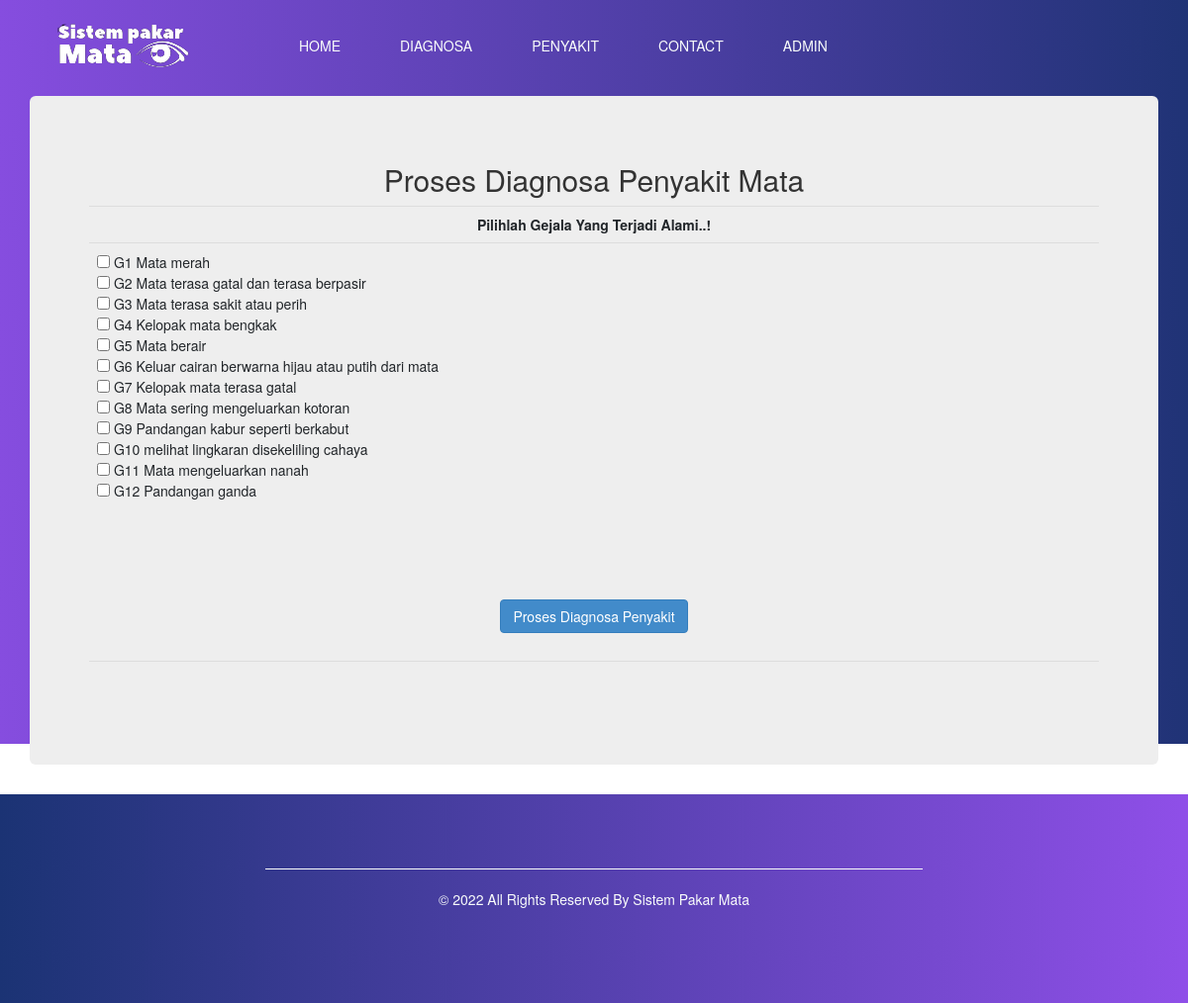
/konsultasifm.php, run on the app's committed database.
### tables this page shows
CREATE TABLE `tb_gejala` (
  `id` int(11) NOT NULL,
  `kdgejala` varchar(3) DEFAULT NULL,
  `gejala` text DEFAULT NULL
);

### konsultasifm.php (the view, shortened to what this page needs)
<?php include "include/header.php"; ?>
	<div class="container">
		<div class="jumbotron">
			<center>
				<h2>Proses Diagnosa Penyakit Mata</h2>
<?php include "admin/koneksi2.php"; ?>
<table class="table">
  <tr>
    <td><center><strong>Pilihlah Gejala Yang Terjadi Alami..!</strong></center></td>
  </tr>
  <tr>
    <td style="padding:;">
<form method="post" >
<?php
$sqli="SELECT * FROM tb_gejala ORDER BY id ASC ";
$result=$db->query($sqli);
while($row=$result->fetch_object()){
    echo "<input type='checkbox' name='evidence[]' value='{$row->id}'"
         .(isset($_POST['evidence'])?(in_array($row->id,$_POST['evidence'])?" checked":""):"")
        ."> {$row->kdgejala} {$row->gejala}<br>";
}
?><br><br><br><br><br>
<center><input type="submit" value="Proses Diagnosa Penyakit" class="btn btn-primary"></center><br>
</form>
?></td>
  </tr>
  <tr  >
    <td>&nbsp;</td>
  </tr>
</table>
			</center>
		</div>
	</div>
<?php include "include/footer.php"; ?>

### include/header.php (shortened to what this page needs)
<!DOCTYPE html>
<html>
    <head><meta charset="utf-8"/>
        <link
            rel="stylesheet"
            type="text/css"
            href="https://cdnjs.cloudflare.com/ajax/libs/OwlCarousel2/2.1.3/assets/owl.carousel.min.css"/>
        <link rel="stylesheet" type="text/css" href="css/bootstrap.css"/>
        <link href="css/style.css" rel="stylesheet"/>
        <link href="css/responsive.css" rel="stylesheet"/>
        <link rel="stylesheet" type="text/css" href="https://stackpath.bootstrapcdn.com/bootstrap/3.4.1/css/bootstrap.min.css">
        <link rel="stylesheet" type="text/css" href="assets/css/bootstrap.min.css">
    </head>
    <body>
        <div class="hero_area">
            <header class="header_section">
                <div class="container-fluid">
                    <div class="row">
                        <div class="col-lg-8">
                            <nav class="navbar navbar-expand-lg custom_nav-container ">
                                <a class="navbar-brand" href="index.php">
                                    <img src="images/logo.png">
                                </a>
                                <div class="collapse navbar-collapse" id="navbarSupportedContent">
                                    <div class="d-flex  flex-column flex-lg-row align-items-center" id="navbar">
                                        <ul class="navbar-nav">
                                            <li class="nav-item active">
                                                <a class="nav-link" href="index.php">Home
                                                    <span class="sr-only">(current)</span></a>
                                            </li>
                                            <li class="dropdown">
                                                <a class="nav-link" href="" class="dropdown-toggle" data-toggle="dropdown" role="button" aria-haspopup="true" aria-expanded="false">Diagnosa</a>
                                            </li>
                                            <li class="nav-item">
                                                <a class="nav-link" href="daftar_penyakit.php">Penyakit
                                                </a>
                                            </li>
                                            <li class="nav-item">
                                                <a class="nav-link" href="profil.php">Contact</a>
                                            </li>
                                            <li class="dropdown">
                                                <a class="nav-link" href="" class="dropdown-toggle" data-toggle="dropdown" role="button" aria-haspopup="true" aria-expanded="false">Admin</a>
                                            </li>
                                        </ul>
                                    </div>
                                </div>
                            </nav>
                        </div>
                    </div>
                </div>
            </header>

### include/footer.php (shortened to what this page needs)
<section class="why_section layout_padding">
    <section class="container-fluid footer_section">
        <p>
            © 2022 All Rights Reserved By
            <a href="https://html.design/">Sistem Pakar Mata</a>
        </p>
    </section>
</section>
</div>
</body>
</html>

### css/style.css (style rules this page uses)
body { font-family: "Poppins", sans-serif; color: #0c0c0c; background-color: #ffffff; }
.layout_padding { padding: 75px 0; }
.hero_area { height: 94vh; background: -webkit-gradient(linear, left top, right top, from(#864ddf), to(#203376)); background: linear-gradient(to right, #864ddf, #203376); }
.hero_area::before { content: ""; position: absolute; width: 58%; height: 86%; background-size: 100% 100%; background-repeat: no-repeat; top: 25px; right: 0; }
.header_section { padding-top: 15px; }
.header_section .container-fluid { padding-right: 25px; padding-left: 25px; }
.custom_nav-container.navbar-expand-lg .navbar-nav .nav-link { padding: 10px 30px; color: #f9fcfb; text-align: center; text-transform: uppercase; }
a, a:hover, a:focus { text-decoration: none; }
.btn, .btn:focus { outline: none !important; -webkit-box-shadow: none; box-shadow: none; }
.navbar-brand, .navbar-brand:hover { text-transform: uppercase; font-weight: bold; font-size: 24px; color: #fafcfd; }
.navbar-brand { display: -webkit-box; display: -ms-flexbox; display: flex; -webkit-box-align: center; -ms-flex-align: center; align-items: center; }
.custom_nav-container { z-index: 99999; padding: 5px 0; }
.why_section { color: #f9fcfb; background: -webkit-gradient(linear, left top, right top, from(#1b3374), to(#8f4fe8)); background: linear-gradient(to right, #1b3374, #8f4fe8); }
.why_section p { text-align: center; margin: 40px 0 55px 0; }
.footer_section { font-weight: 500; display: -webkit-box; display: -ms-flexbox; display: flex; -webkit-box-pack: center; -ms-flex-pack: center; justify-content: center; }
.footer_section p { color: #f9fcfb; margin: 0; text-align: center; padding: 20px 15%; border-top: 1px solid #f9fcfb; }
.footer_section a { color: #f9fcfb; }

### css/responsive.css (style rules this page uses)
@media (min-width: 1200px) { .container { max-width: 1170px; } }

### data on the page
tb_gejala: kdgejala "G1", gejala "Mata merah"
tb_gejala: kdgejala "G2", gejala "Mata terasa gatal dan terasa berpasir"
tb_gejala: kdgejala "G3", gejala "Mata terasa sakit atau perih"
tb_gejala: kdgejala "G4", gejala "Kelopak mata bengkak"
tb_gejala: kdgejala "G5", gejala "Mata berair"
tb_gejala: kdgejala "G6", gejala "Keluar cairan berwarna hijau atau putih dari mata"
tb_gejala: kdgejala "G7", gejala "Kelopak mata terasa gatal"
tb_gejala: kdgejala "G8", gejala "Mata sering mengeluarkan kotoran"
tb_gejala: kdgejala "G9", gejala "Pandangan kabur seperti berkabut"
tb_gejala: kdgejala "G10", gejala "melihat lingkaran disekeliling cahaya"
tb_gejala: kdgejala "G11", gejala "Mata mengeluarkan nanah"
tb_gejala: kdgejala "G12", gejala "Pandangan ganda"
